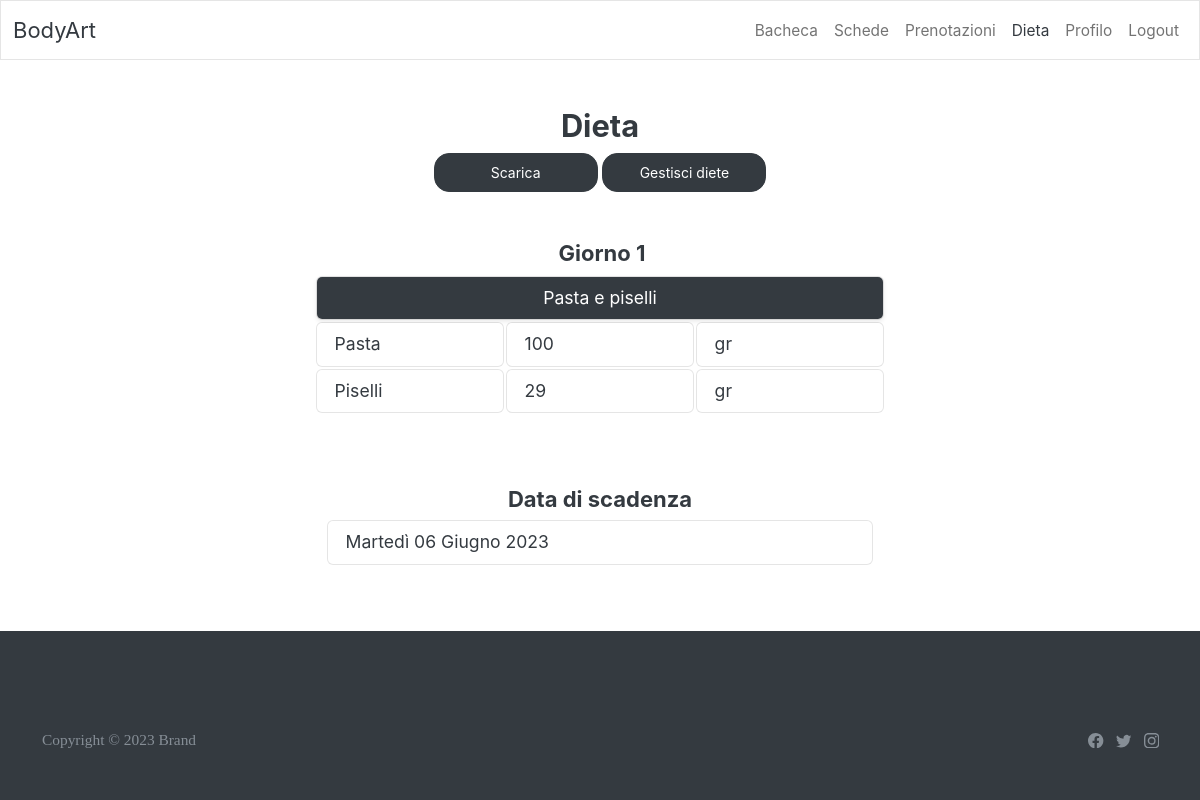
Page /mealplans/ (signed in) on the committed database.
### mealplans/models.py (models this page shows, shortened)
class MealDay(models.Model):
    day = models.IntegerField()
    mealPlan = models.ForeignKey(MealPlan, on_delete=models.CASCADE, related_name='mealDays')

class Meal(models.Model):
    name = models.CharField(max_length=30)
    mealDay = models.ForeignKey(MealDay, on_delete=models.CASCADE, related_name='meals')

class Ingredient(models.Model):
    name = models.CharField(max_length=30)
    quantity = models.IntegerField()
    quantityType = models.CharField(max_length=30)
    meal = models.ForeignKey(Meal, on_delete=models.CASCADE, related_name='ingredients')

class MealPlan(models.Model):
    creation_date = models.DateTimeField(auto_now_add=True)
    expected_end_date = models.DateTimeField()
    actual_end_date = models.DateTimeField(null=True)
    user = models.ForeignKey('GymApp.GymUser', on_delete=models.CASCADE, related_name='mealPlans')

### mealplans/views.py (the view)
# urls.py: path('', UserMealPlanView.as_view(), name='meaplan'),
class UserMealPlanView(LoginRequiredMixin, DetailView):
    model = MealPlan
    template_name = 'usermealplan.html'
    context_object_name = 'mealplan'
    def get_object(self, queryset=None):
        try:
            index = int(self.request.GET['index']) if 'index' in self.request.GET else 0
            mealPlan = MealPlan.objects.filter(user=self.request.user).order_by('-creation_date')[index]
            return mealPlan
        except IndexError:
            return None
    def get_context_data(self, **kwargs):
        Notifications.objects.filter(pk=self.request.user.notifications.pk).update(mealplan=False)
        context = super().get_context_data(**kwargs)
        if self.get_object() is None:
            return context
        index = int(self.request.GET['index']) if 'index' in self.request.GET else 0
        mealplans = MealPlan.objects.filter(user=self.request.user).count()
        context['prev_mealplan_url'] = (reverse_lazy('meaplan') + "?index=" + str(index - 1)) if index != 0 else None
        context['next_mealplan_url'] = (reverse_lazy('meaplan') + "?index=" + str(
            index + 1)) if index != mealplans - 1 else None
        return context

### GymApp/templatetags/custom_tags.py (called while the page is built)
@register.simple_tag()
def logged_header(request, highlighted_index: int):
    template = get_template('loggedheader.html')
    context = {
        'highlighted_index': highlighted_index,
        'user': request.user,
        'request': request
    }
    return template.render(context)

@register.simple_tag()
def page_navigation(previous_link: str, next_link: str):
    template = get_template('page_navigation_widget.html')
    context = {
        'previous_link': previous_link,
        'next_link': next_link,
    }
    return template.render(context)

### mealplans/templates/usermealplan.html (shortened to what this page needs)
{% extends 'loggedbase.html' %}
{% load custom_tags %}
{% block body %}
    {% logged_header request 4 %}
    <div class="container py-5">
        <div class="row mb-4 mb-lg-5">
            <div class="col-md-8 col-xl-6 text-center mx-auto">
                <h3 class="fw-bold">Dieta</h3>
                <a href="{% url 'download_mealPlan' %}?index={{ index }}">
                    <button class="btn btn-dark" style="width: 30%">Scarica</button></a>
                <button class="btn btn-dark" style="width: 30%"
                        onclick="window.location.href = '{% url 'manage_mealplans' %}'">Gestisci diete
                </button>
            </div>
        </div>
        <div class="row row-cols-1 row-cols-md-2 justify-content-center">
            {% if mealplan == None %}
                <h5 style="text-align: center"> Nessuna dieta disponibile </h5>
            {% else %}
                <div>
                    {% for day in mealplan.mealDays.all %}
                        <div id="day" class="row mb-5">
                            <div id="dayTitle" class="col-md-8 col-xl-6 text-center mx-auto"
                                 style="display: flex;justify-content: center">
                                <h5 class="fw-bold ms-1">Giorno {{ day.day }}</h5>
                            </div>
                            {% for meal in day.meals.all %}
                                <table id="meal" class="mb-4">
                                    <tbody>
                                    <tr>
                                        <td class="col-md-8 col-xl-6 text-center mx-auto" colspan="3">
                                            <input class="form-control shadow-sm text-lg-center text-bg-dark"
                                                   type="text" value="{{ meal.name }}" readonly="readonly">
                                        </td>
                                    </tr>
                                    {% for ingredient in meal.ingredients.all %}
                                        <tr>
                                            <td>
                                                <input class="form-control" type="text" value="{{ ingredient.name }}"
                                                       readonly="readonly">
                                            </td>
                                            <td>
                                                <input class="form-control" type="text"
                                                       value="{{ ingredient.quantity }}" readonly="readonly">
                                            </td>
                                            <td>
                                                <input class="form-control" type="text"
                                                       value="{{ ingredient.quantityType }}" readonly="readonly">
                                            </td>
                                        </tr>
                                    {% endfor %}
                                    </tbody>
                                </table>
                            {% endfor %}
                        </div>
                    {% endfor %}
                    <div>
                        {% if mealplan.actual_end_date %}
                            <h5 style="text-align: center"> Scaduto </h5>
                            <input class="form-control" type="text" readonly="readonly"
                                   value="{{ mealplan.actual_end_date|date:"l d F Y" }}">
                        {% else %}
                            <h5 style="text-align: center"> Data di scadenza </h5>
                            <input class="form-control" type="text" readonly="readonly"
                                   value="{{ mealplan.expected_end_date|date:"l d F Y" }}">
                        {% endif %}
                    </div>
                </div>
            {% endif %}
        </div>
    </div>
{% endblock %}

### rows in the picture
MealDay: day "1"
Meal: name "Pasta e piselli"
Ingredient: name "Pasta", quantity "100", quantityType "gr"
Ingredient: name "Piselli", quantity "29", quantityType "gr"
MealPlan: expected_end_date "Martedì 06 Giugno 2023"
